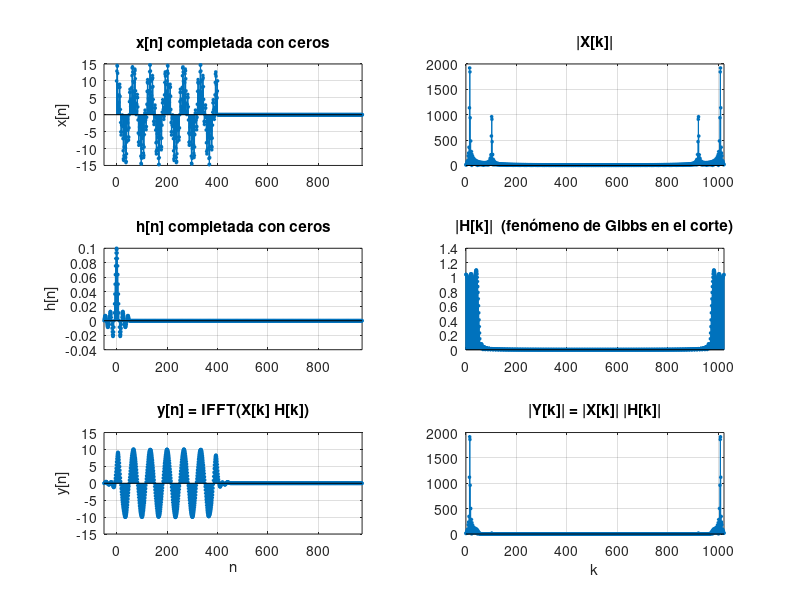

MATLAB code for this plot:
% =========================================================================
% ANÁLISIS NUMÉRICO - TRABAJOS DE LABORATORIO
% EJERCICIO 3: Ejercicio 2 resuelto con la propiedad de convolución de la
%              transformada de Fourier (algoritmo FFT)
%
%   y[n] = x[n] * h[n]   <=>   Y[k] = X[k] . H[k]
%
% Uso:  ej3                     -> valores por defecto
%       ej3(dt, Nh, Fc, Nx, N)
% =========================================================================
%
% QUÉ PIDE LA CONSIGNA
%   - Resolver el Ej. 2 pero haciendo la convolución con la FFT.
%   - Llevar x[n] y h[n] a la misma longitud N = 2^r (ej. 1024) agregando
%     ceros, con N suficiente para que entren todos los valores de y[n].
%   - Figura de 3 filas x 2 columnas: izquierda las señales en [n],
%     derecha el MÓDULO (abs) de sus FFT en función de [k].
%   - Comparar con el Ej. 2, notar el fenómeno de Gibbs, comparar los
%     espectros de entrada y salida.
%
% TEORÍA
%   * Propiedad de convolución: convolucionar en el tiempo equivale a
%     MULTIPLICAR en frecuencia. En vez de hacer la suma de la convolución
%     (lenta: ~Nx·Nh productos), se hace:
%         X = FFT(x),  H = FFT(h),  Y = X·H (elemento a elemento),
%         y = IFFT(Y)  (transformada inversa)
%   * La FFT es un algoritmo rápido para calcular la DFT (transformada
%     discreta de Fourier). Es más rápida cuando N es potencia de 2, por
%     eso la consigna pide N = 2^r.
%   * ¿POR QUÉ HACEN FALTA LOS CEROS? La DFT trata las señales como si
%     fueran PERIÓDICAS de periodo N. El producto X·H corresponde a una
%     convolución "circular": lo que se pasa del final vuelve a entrar por
%     el principio. Si N >= Nx + Nh - 1 (el largo de y), no hay nada que
%     se pase, y la convolución circular coincide con la lineal (la de conv).
%     Acá: Nx + Nh - 1 = 401 + 101 - 1 = 501 <= 1024. OK.
%   * QUÉ SIGNIFICA k: el índice k = 0, 1, ..., N-1 de la FFT es una
%     frecuencia discreta. Corresponde a la frecuencia analógica
%         f_k = k / (N·Δt) = k · Fm / N
%     Con Fm = 10000 Hz y N = 1024, cada k equivale a ~9.77 Hz, entonces:
%         150 Hz -> k ≈ 15,   500 Hz (Fc) -> k ≈ 51,   1000 Hz -> k ≈ 102
%     y los valores de k mayores a N/2 = 512 son la "imagen espejo" de las
%     frecuencias negativas (por eso el espectro se ve simétrico).
% =========================================================================
function [ny, y_fft, Y] = ej3(dt, Nh, Fc, Nx, N)

  % Valores por defecto (misma lógica que en ej2.m).
  if nargin < 1 || isempty(dt), dt = 0.0001; end
  if nargin < 2 || isempty(Nh), Nh = 101;    end
  if nargin < 3 || isempty(Fc), Fc = 500;    end
  if nargin < 4 || isempty(Nx), Nx = 401;    end
  if nargin < 5 || isempty(N),  N  = 1024;   end   % N = 2^r

  % --- Señales del Ejercicio 2 --------------------------------------------
  % Exactamente las mismas x[n] y h[n] del Ej. 2 (acá t = nx*dt se escribe
  % directamente dentro del cos y el sin).
  nx = 0:Nx-1;
  x  = 10*cos(2*pi*150*nx*dt) + 5*sin(2*pi*1000*nx*dt);

  M  = (Nh - 1) / 2;
  nh = -M:M;
  h  = 2*Fc*dt * sinc(2*Fc*dt*nh);

  % --- Largo necesario de la respuesta ------------------------------------
  % Ny = cantidad de valores no nulos de y (lo mismo que devolvería conv).
  % Si N no alcanza, se corta con un mensaje de error en vez de dar un
  % resultado incorrecto (convolución circular "solapada").
  Ny = Nx + Nh - 1;
  if N < Ny
    error('N = %d no alcanza: la respuesta tiene %d elementos no nulos', N, Ny);
  end

  % --- Vectores de igual dimensión N, completando con la zona nula --------
  % zeros(1, k) crea un vector fila de k ceros.
  % [x, zeros(...)] pega los ceros al final de x -> vector de largo N.
  % xN = [x(1) ... x(401) 0 0 ... 0]   (623 ceros)
  % hN = [h(1) ... h(101) 0 0 ... 0]   (923 ceros)
  % Notar que h(1) es el valor en n = -50, no en n = 0. Ese corrimiento se
  % compensa más abajo con n0.
  xN = [x, zeros(1, N - Nx)];
  hN = [h, zeros(1, N - Nh)];

  % --- Convolución por FFT ------------------------------------------------
  % fft(v) devuelve un vector de N números COMPLEJOS (módulo y fase).
  X = fft(xN);
  H = fft(hN);
  % ".*" es la multiplicación ELEMENTO A ELEMENTO: Y(k) = X(k)·H(k).
  % (Sin el punto, "*" sería producto matricial y daría error o algo
  %  distinto. Lo mismo pasa con "./" y ".^".)
  Y = X .* H;
  % ifft = FFT inversa: vuelve al dominio del tiempo. Por errores de
  % redondeo de la computadora queda una parte imaginaria minúscula
  % (~1e-15), que se descarta con real().
  yN = real(ifft(Y));          % la parte imaginaria es error de redondeo

  % El primer elemento corresponde a n = nx(1) + nh(1) (igual que conv)
  % n0 = 0 + (-50) = -50. Los N valores de yN van de n = -50 a n = 973,
  % pero solo los primeros Ny = 501 (n = -50 ... 450) son la respuesta;
  % el resto son los ceros que agregamos.
  n0    = nx(1) + nh(1);
  nN    = n0 + (0:N-1);        % eje [n] de los N elementos
  ny    = n0 + (0:Ny-1);
  % v(1:Ny) toma los elementos del 1 al Ny.
  y_fft = yN(1:Ny);

  % --- Comparación con la convolución directa del Ejercicio 2 -------------
  % Se calcula también con conv y se imprime la máxima diferencia.
  % RESULTADO: Max |y_fft - y_conv| = 1.243e-14, o sea ~0: son iguales
  % salvo errores de redondeo de la computadora (que trabaja con ~16 cifras).
  y_conv = conv(x, h);
  printf('Max |y_fft - y_conv| = %.3e\n', max(abs(y_fft - y_conv)));

  % --- Gráficos: 3 filas x 2 columnas -------------------------------------
  % subplot(3, 2, p): la posición p se cuenta por filas, de izquierda a
  % derecha:   1 2
  %            3 4
  %            5 6
  % Columna izquierda (1, 3, 5) = tiempo; derecha (2, 4, 6) = frecuencia.
  k   = 0:N-1;                 % frecuencias discretas de la FFT
  lim = [nN(1), nN(end)];

  figure('Name', sprintf('Ejercicio 3 - Convolucion por FFT (N = %d)', N));

  subplot(3, 2, 1);
  % x completada con ceros, dibujada en su verdadero eje n (0 ... 1023).
  stem(nx(1) + (0:N-1), xN, 'filled', 'markersize', 2);
  xlim(lim); grid on;
  title('x[n] completada con ceros'); ylabel('x[n]');

  subplot(3, 2, 2);
  % abs() = módulo del número complejo. Se ven DOS picos (y sus espejos
  % del otro lado de k = 512): uno alto en k ≈ 15 (150 Hz, amplitud 10)
  % y otro más bajo en k ≈ 102 (1000 Hz, amplitud 5). La altura teórica
  % del pico es amplitud·Nx/2 (2005 y 1002); da algo menos (≈ 1922 y
  % ≈ 962) porque 150 y 1000 Hz no caen exactamente sobre un k entero.
  % Los picos no son rayas finas sino que tienen "faldas" (lóbulos
  % laterales): es el efecto de haber cortado x(t) a una ventana finita
  % (enventanado rectangular, "leakage" o fuga espectral).
  stem(k, abs(X), 'filled', 'markersize', 2);
  xlim([0 N-1]); grid on;
  title('|X[k]|');

  subplot(3, 2, 3);
  % h completada con ceros, desde n = -50.
  stem(nh(1) + (0:N-1), hN, 'filled', 'markersize', 2);
  xlim(lim); grid on;
  title('h[n] completada con ceros'); ylabel('h[n]');

  subplot(3, 2, 4);
  % |H[k]| debería ser un "escalón": 1 para k < 51 (f < 500 Hz) y 0 por
  % encima (más su espejo). Pero cerca del corte aparecen OSCILACIONES y
  % un sobrepico de ~10 % por encima de 1: es el FENÓMENO DE GIBBS,
  % causado por cortar la sinc infinita a 101 valores (ventana rectangular).
  % Agrandar Nh NO lo elimina: medido con Nh = 101, 201 y 401 da 10.0 %,
  % 9.5 % y 9.2 % (tiende a ~9 %); las oscilaciones solo se angostan y se
  % pegan al corte. Para reducirlo hace falta otra ventana -> Ej. 4 (Hamming).
  stem(k, abs(H), 'filled', 'markersize', 2);
  xlim([0 N-1]); grid on;
  title('|H[k]|  (fenómeno de Gibbs en el corte)');

  subplot(3, 2, 5);
  % Resultado de la IFFT: los primeros 501 valores son idénticos a los del
  % Ej. 2, y después solo hay ceros (prueba de que N alcanzó).
  stem(nN, yN, 'filled', 'markersize', 2);
  xlim(lim); grid on;
  title('y[n] = IFFT(X[k] H[k])'); xlabel('n'); ylabel('y[n]');

  subplot(3, 2, 6);
  % Espectro de la salida: |Y| = |X|·|H|. Comparado con |X[k]|, el pico
  % de 150 Hz quedó igual (|H| ≈ 1 ahí) y el de 1000 Hz desapareció
  % (|H| ≈ 0 ahí). Esto es "ver" el filtrado en frecuencia.
  stem(k, abs(Y), 'filled', 'markersize', 2);
  xlim([0 N-1]); grid on;
  title('|Y[k]| = |X[k]| |H[k]|'); xlabel('k');

end
